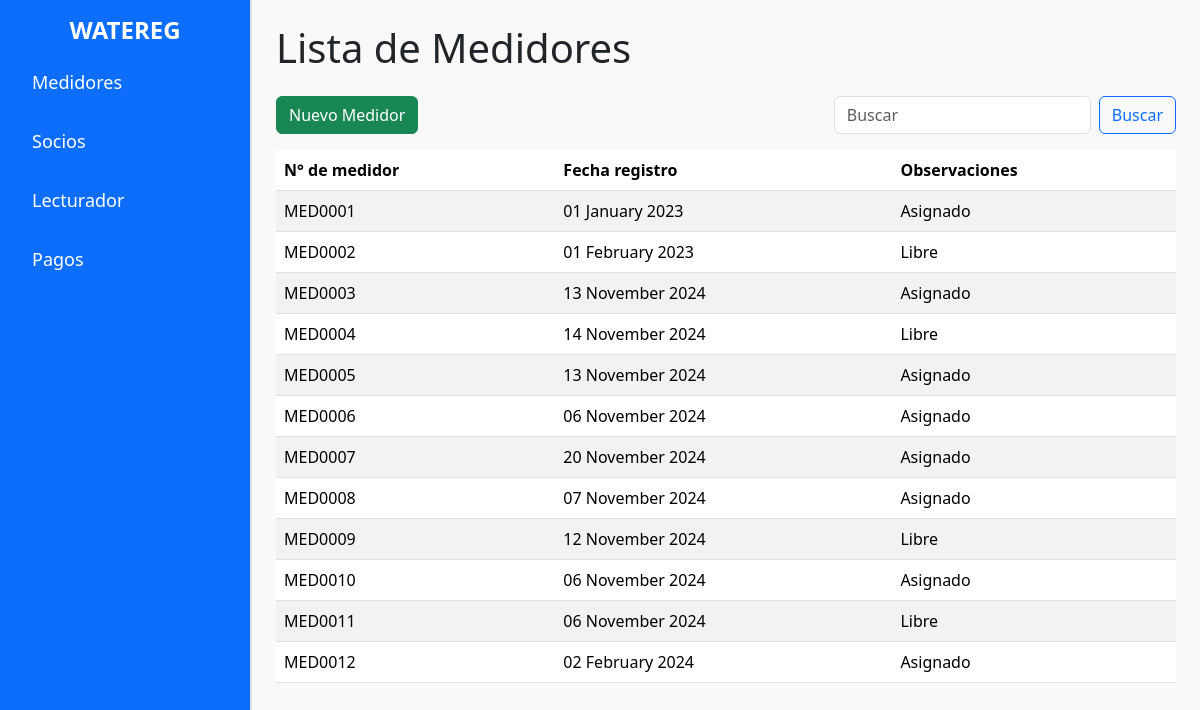
Before: / with the older database file.
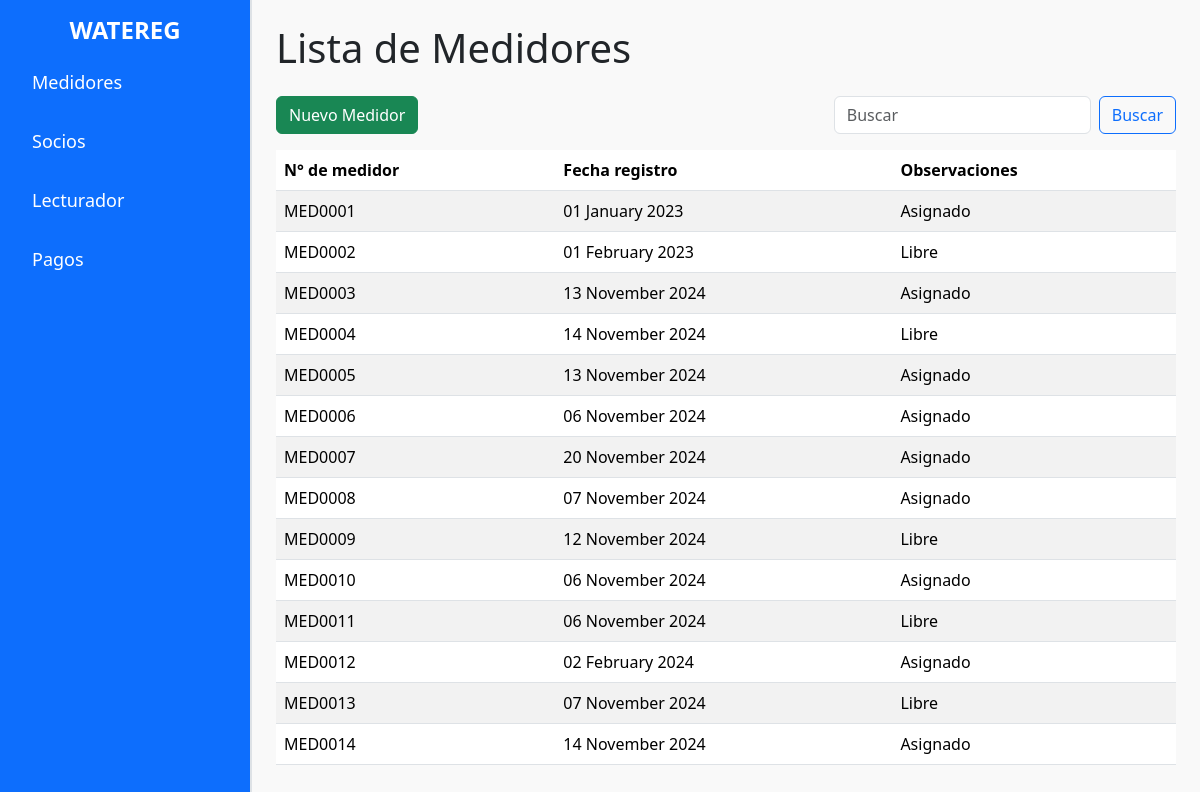
After: the same page with the newer database file.
### tables this page shows
CREATE TABLE `medidor` (
  `id_medidor` bigint(20) NOT NULL,
  `marca` varchar(255) DEFAULT NULL,
  `modelo` varchar(255) DEFAULT NULL,
  `fecha` date DEFAULT NULL
);

### index.php (the view, shortened to what this page needs)
<?php
include 'conexion.php';
$busqueda = isset($_GET['buscar']) ? $_GET['buscar'] : '';
$sql = "SELECT id_medidor, marca, modelo, fecha FROM medidor";
$resultado = $conexion->query($sql);
?>
<!DOCTYPE html>
<html lang="es">
<head>
    <link rel="stylesheet" href="css/bootstrap.min.css">
    <link rel="stylesheet" href="css/styles.css">
</head>
<body>
    <div class="d-flex">
        <div class="sidebar bg-primary text-white p-3">
            <h2 class="sidebar-title">WATEREG</h2>
            <ul class="nav flex-column">
                <li class="nav-item">
                    <a class="nav-link text-white" href="index.php">Medidores</a>
                </li>
                <li class="nav-item">
                    <a class="nav-link text-white" href="socios.php">Socios</a>
                </li>
                <li class="nav-item">
                    <a class="nav-link text-white" href="lecturador.php">Lecturador</a>
                </li>
                <li class="nav-item">
                    <a class="nav-link text-white" href="pagos.php">Pagos</a>
                </li>
            </ul>
        </div>
        <div class="content flex-grow-1 p-4">
            <h1 class="mb-4">Lista de Medidores</h1>
            <div class="d-flex justify-content-between mb-3">
                <button class="btn btn-success" onclick="window.location.href='registrar_medidor.php'">Nuevo Medidor</button>
                <form class="d-flex" method="GET" action="index.php">
                    <input class="form-control me-2" type="search" name="buscar" placeholder="Buscar" value="<?= htmlspecialchars($busqueda) ?>" aria-label="Buscar">
                    <button class="btn btn-outline-primary" type="submit">Buscar</button>
                </form>
            </div>
            <table class="table table-striped">
                <thead>
                    <tr>
                        <th scope="col">N° de medidor</th>
                        <th scope="col">Fecha registro</th>
                        <th scope="col">Observaciones</th>
                    </tr>
                </thead>
                <tbody>
                    <?php if ($resultado->num_rows > 0): ?>
                        <?php while ($fila = $resultado->fetch_assoc()): ?>
                            <tr>
                                <td>MED<?= str_pad($fila['id_medidor'], 4, '0', STR_PAD_LEFT) ?></td>
                                <td><?= date("d F Y", strtotime($fila['fecha'])) ?></td>
                                <td><?= rand(0, 1) ? 'Asignado' : 'Libre' ?></td>
                            </tr>
                        <?php endwhile; ?>
                    <?php else: ?>
                        <tr>
                            <td colspan="3" class="text-center">No se encontraron resultados</td>
                        </tr>
                    <?php endif; ?>
                </tbody>
            </table>
        </div>
    </div>
</body>
</html>

Changed rows visible on the page:
added medidor: id_medidor "0013", fecha "07 November 2024", shows "Libre"
added medidor: id_medidor "0014", fecha "14 November 2024", shows "Asignado"
